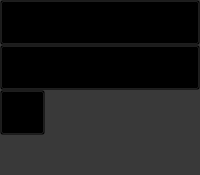
         <widget class="QWidget" name="side_bar_widget" native="true">
          <property name="sizePolicy">
           <sizepolicy hsizetype="Fixed" vsizetype="Preferred">
            <horstretch>0</horstretch>
            <verstretch>0</verstretch>
           </sizepolicy>
          </property>
          <property name="styleSheet">
           <string notr="true">background-color: #393939</string>
          </property>
          <layout class="QVBoxLayout" name="verticalLayout_2">
           <property name="spacing">
            <number>0</number>
           </property>
           <property name="leftMargin">
            <number>0</number>
           </property>
           <property name="topMargin">
            <number>0</number>
           </property>
           <property name="rightMargin">
            <number>0</number>
           </property>
           <property name="bottomMargin">
            <number>0</number>
           </property>
           <item>
            <widget class="QPushButton" name="sidebar_explorer_button">
             <property name="sizePolicy">
              <sizepolicy hsizetype="Preferred" vsizetype="Minimum">
               <horstretch>0</horstretch>
               <verstretch>0</verstretch>
              </sizepolicy>
             </property>
             <property name="minimumSize">
              <size>
               <width>45</width>
               <height>45</height>
              </size>
             </property>
             <property name="toolTip">
              <string>Explorer</string>
             </property>
             <property name="styleSheet">
              <string notr="true">background-color: transparent</string>
             </property>
             <property name="text">
              <string/>
             </property>
             <property name="icon">
              <iconset>
               <normaloff>../src/svg/explorer_60.svg</normaloff>../src/svg/explorer_60.svg</iconset>
             </property>
             <property name="iconSize">
              <size>
               <width>25</width>
               <height>25</height>
              </size>
             </property>
            </widget>
           </item>
           <item>
            <widget class="QPushButton" name="sidebar_detections_button">
             <property name="sizePolicy">
              <sizepolicy hsizetype="Preferred" vsizetype="Preferred">
               <horstretch>0</horstretch>
               <verstretch>0</verstretch>
              </sizepolicy>
             </property>
             <property name="minimumSize">
              <size>
               <width>45</width>
               <height>45</height>
              </size>
             </property>
             <property name="toolTip">
              <string>Detections</string>
             </property>
             <property name="styleSheet">
              <string notr="true">background-color: transparent</string>
             </property>
             <property name="text">
              <string/>
             </property>
             <property name="icon">
              <iconset>
               <normaloff>../src/svg/detections_60.svg</normaloff>../src/svg/detections_60.svg</iconset>
             </property>
             <property name="iconSize">
              <size>
               <width>25</width>
               <height>25</height>
              </size>
             </property>
            </widget>
           </item>
           <item>
            <widget class="QPushButton" name="sidebar_tuning_button">
             <property name="sizePolicy">
              <sizepolicy hsizetype="Fixed" vsizetype="Fixed">
               <horstretch>0</horstretch>
               <verstretch>0</verstretch>
              </sizepolicy>
             </property>
             <property name="minimumSize">
              <size>
               <width>45</width>
               <height>45</height>
              </size>
             </property>
             <property name="toolTip">
              <string>Tuning</string>
             </property>
             <property name="styleSheet">
              <string notr="true">background-color: transparent</string>
             </property>
             <property name="text">
              <string/>
             </property>
             <property name="icon">
              <iconset>
               <normaloff>../src/svg/tuning_60.svg</normaloff>../src/svg/tuning_60.svg</iconset>
             </property>
             <property name="iconSize">
              <size>
               <width>25</width>
               <height>25</height>
              </size>
             </property>
            </widget>
           </item>
           <item>
            <spacer name="side_bar_widget_spacer">
             <property name="orientation">
              <enum>Qt::Vertical</enum>
             </property>
             <property name="sizeHint" stdset="0">
              <size>
               <width>20</width>
               <height>40</height>
              </size>
             </property>
            </spacer>
           </item>
          </layout>
         </widget>
